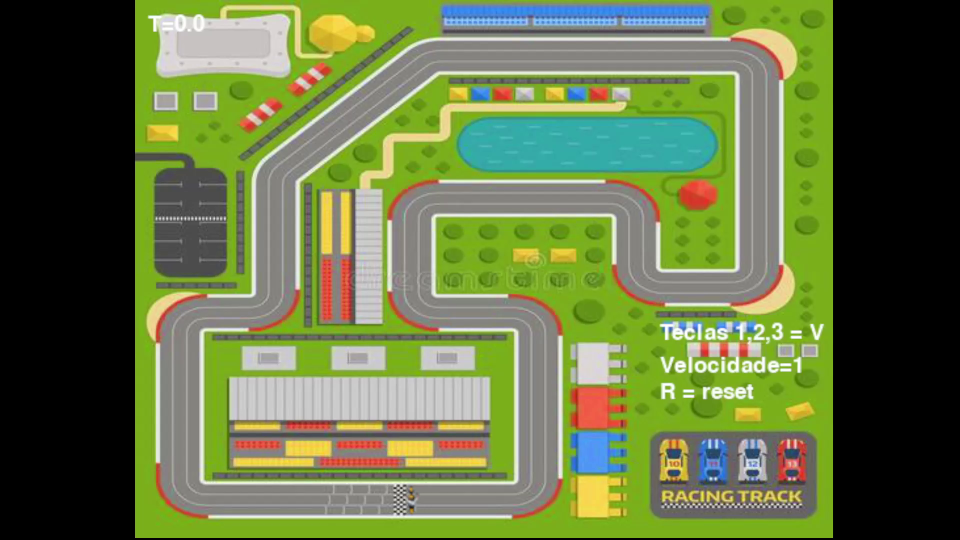
#> input picture frame 2 of 1_Semester/MAE/Project/Circuito_A48965/video_trajetoria_A48965.mp4, 1920 x 1080 px, given in place of camera1.avi, which was not available (shown at 1/2 size)
$ jupyter execute TP2B_48965.ipynb   (text cells are left out)
#> lines starting #> are read from the running program, lines starting #| are printed output that depends on the picture; pictures that were not available may be replaced by others from this repository, and a replacement may not be noted
[cell 1]
def get_frame(cap, idx):
    # check for valid frame number
    if idx >= 0 & idx <= cap.get(cv2.CAP_PROP_FRAME_COUNT):
        cap.set(cv2.CAP_PROP_POS_FRAMES, idx)
        flag, cap_img = cap.read()
        if flag:
            return cap_img


def estimate_bg_img(cap, samples, first_frame, last_frame):
    sample_idx = np.linspace(first_frame + 1, last_frame - 1, samples).astype(int)
    sample_frames = []
    for i in range(samples):
        sample_frames.append(get_frame(cap, sample_idx[i]))
    sample_frames = np.array(sample_frames)
    return np.median(sample_frames, axis=0).astype(np.uint8)

[cell 2]
def generate_bg_imgs(cap, n, samples, blurred, ini, fin):
#> called with n = 10, samples = 15, blurred = True, ini = 0, fin = 239
    frame_count = cap.get(cv2.CAP_PROP_FRAME_COUNT)
    breakpoints = np.linspace(ini + 1, fin - 1, n + 1).astype(int)
    imgs = []
    for i in range(n):
        img = estimate_bg_img(cap, samples, breakpoints[i], breakpoints[i + 1])
        if blurred:
            img = cv2.GaussianBlur(img, (3, 3), 0)
        imgs.append(img)
#> this loop made 3 passes
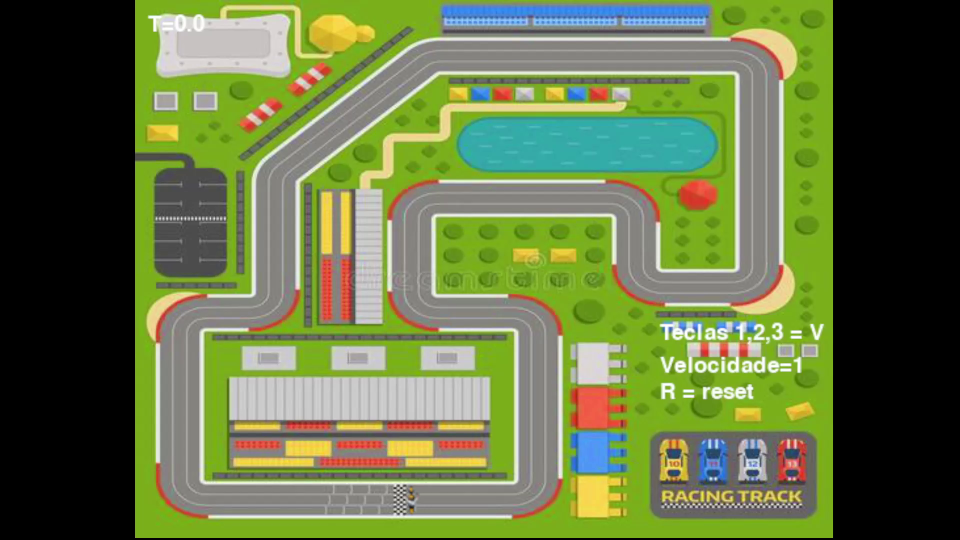
#> input picture frame 2 of 1_Semester/MAE/Project/Circuito_A48965/video_trajetoria_A48965.mp4, 1920 x 1080 px, given in place of camera1.avi, which was not available (shown at 1/2 size)
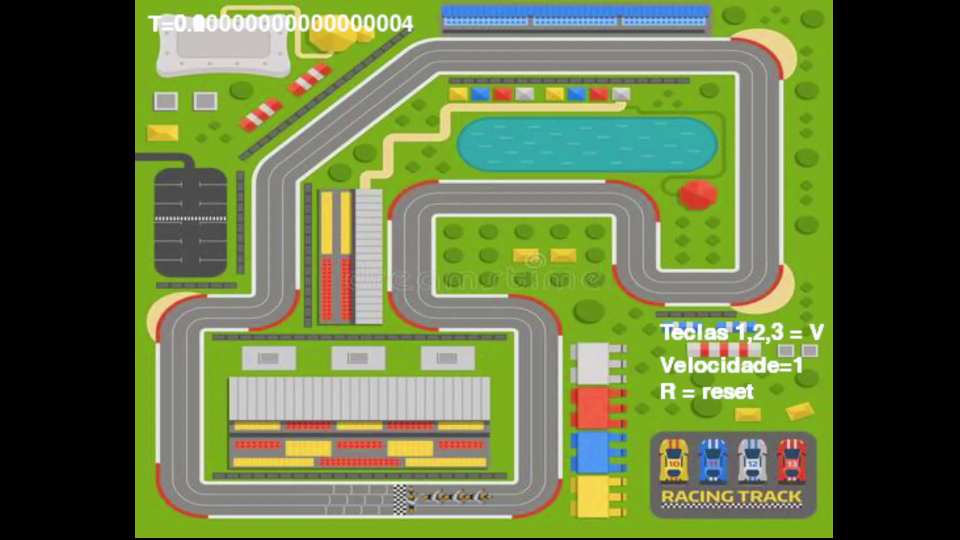
#> input picture frame 5 of 1_Semester/MAE/Project/Circuito_A48965/video_trajetoria_A48965.mp4, 1920 x 1080 px, given in place of camera1.avi, which was not available (shown at 1/2 size)
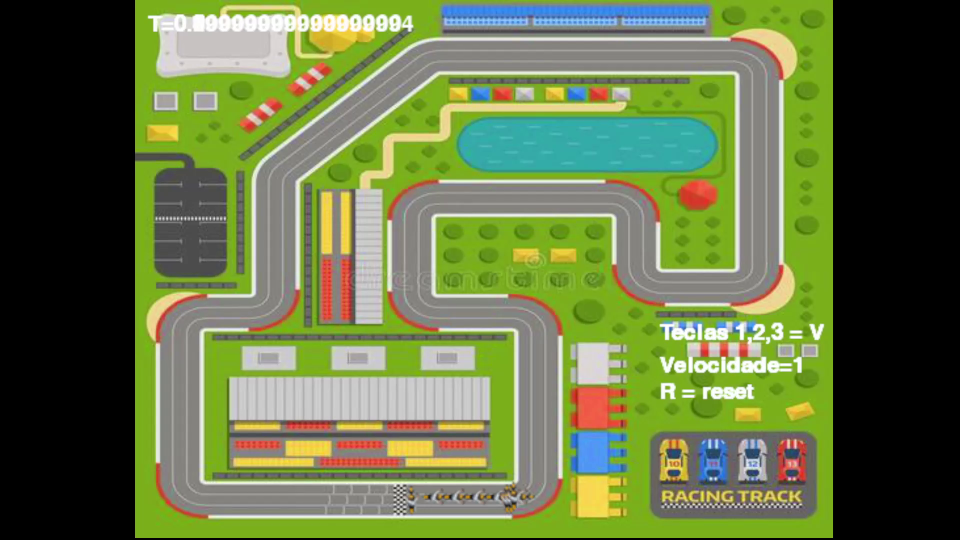
#> input picture frame 11 of 1_Semester/MAE/Project/Circuito_A48965/video_trajetoria_A48965.mp4, 1920 x 1080 px, given in place of camera1.avi, which was not available (shown at 1/2 size)
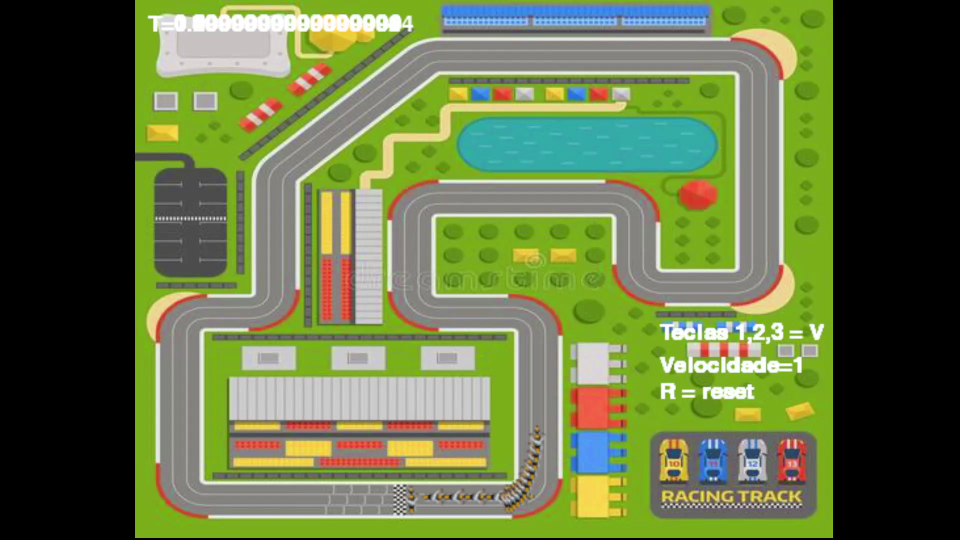
#> input picture frame 20 of 1_Semester/MAE/Project/Circuito_A48965/video_trajetoria_A48965.mp4, 1920 x 1080 px, given in place of camera1.avi, which was not available (shown at 1/2 size)
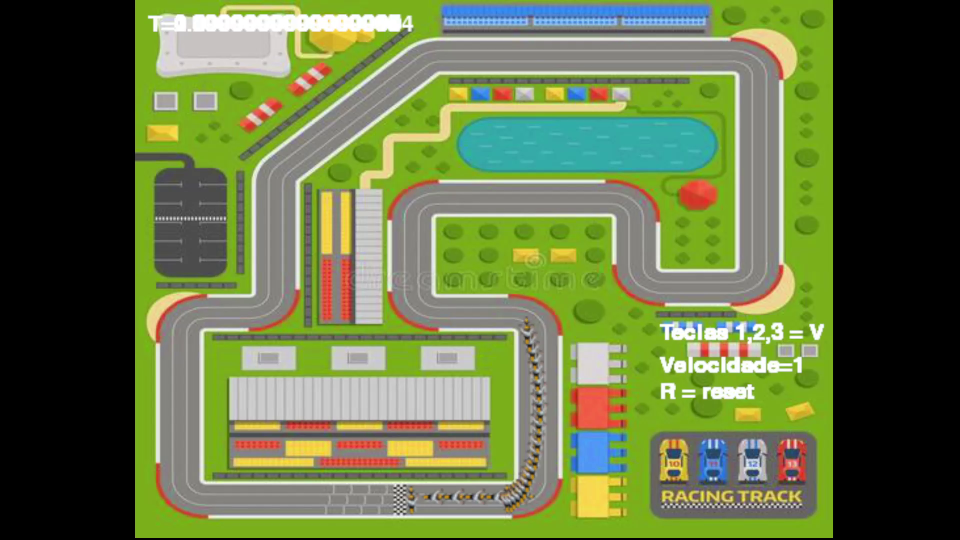
#> input picture frame 31 of 1_Semester/MAE/Project/Circuito_A48965/video_trajetoria_A48965.mp4, 1920 x 1080 px, given in place of camera1.avi, which was not available (shown at 1/2 size)
    print('Images Generated:', n)
    cap.set(cv2.CAP_PROP_POS_FRAMES, 0)  # reset capture
    return np.array(imgs)
